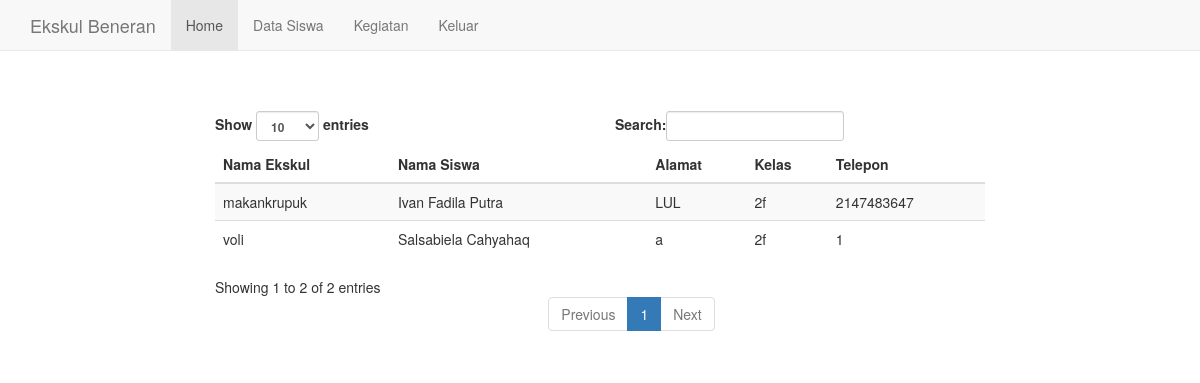
/index.php/admin/data_siswa, run on the app's committed database.
### tables this page shows
CREATE TABLE `tb_ekstra` (
  `id_ekskul` int(100) NOT NULL,
  `fk_siswa` int(100) NOT NULL,
  `nama_ekskul` varchar(100) NOT NULL
);

CREATE TABLE `tb_siswa` (
  `id` int(100) NOT NULL,
  `nis` int(100) NOT NULL,
  `password` varchar(100) NOT NULL,
  `fullname` varchar(100) NOT NULL,
  `email` varchar(100) NOT NULL,
  `address` text NOT NULL,
  `kelas` varchar(100) NOT NULL,
  `telp` int(100) NOT NULL
);

### application/controllers/Admin.php (called while the page is built, shortened)
<?php
class Admin extends CI_Controller
{
	public function __construct()
	{
		$this->load->model('Admin_model');
		$this->load->library('form_validation');
	}
	public function data_siswa(){
		$this->load->model('Ekstra_model');
		$data['anda'] = $this->Ekstra_model->siswa();
		$this->load->view('ekstra/adm_data_siswa',$data);
	}
}

### index.php (called while the page is built, shortened)
<?php
require_once BASEPATH.'core/CodeIgniter.php';

### application/models/Ekstra_model.php (called while the page is built, shortened)
<?php
class Ekstra_model extends CI_Model
{
	public function siswa(){
		$this->db->select('*');
		$this->db->from('tb_ekstra');
		$this->db->join('tb_siswa','tb_siswa.id = tb_ekstra.fk_siswa','left');
		$read = $this->db->get();
        return $read->result();
	}
}
?>

### application/views/ekstra/adm_data_siswa.php (the view)
<?php $this->load->view('ekstra/header-admin') ?>
<br>
<br>
<div class="container-fluid">
	<div class="row">
	<div class="col-md-2"></div>
		<div class="col-md-8">
			<table class="table table-striped table-hover" id="keren">
				<thead>
					<tr>
						<th>Nama Ekskul</th>
						<th>Nama Siswa</th>
						<th>Alamat</th>
						<th>Kelas</th>
						<th>Telepon</th>
					</tr>
				</thead>
				<tbody>
				<?php foreach($anda as $babon): ?>
					<tr>
						<td><?= $babon->nama_ekskul ?></td>
						<td><?= $babon->fullname ?></td>
						<td><?= $babon->address ?></td>
						<td><?= $babon->kelas ?></td>
						<td><?= $babon->telp ?></td>
					</tr>
					<?php endforeach;?>
				</tbody>
			</table>
		</div>
	</div>
</div>
<?php $this->load->view('ekstra/footer') ?>

### application/views/ekstra/header-admin.php (shortened to what this page needs)
<!DOCTYPE html>
<html lang="en">
<head>
    <link rel="stylesheet" href="<?php echo base_url('assets/clean/vendor/bootstrap/css/bootstrap.min.css') ?>">
</head>
<body>
<nav class="navbar navbar-default navbar-static-top" role="navigation">
	<div class="container">
		<a class="navbar-brand" href="#">Ekskul Beneran</a>
		<ul class="nav navbar-nav">
			<li class="active">
				<a href="<?= base_url('admin/dashboard') ?>">Home</a>
			</li>
			<li>
				<a href="<?= base_url('admin/data_siswa') ?>">Data Siswa</a>
			</li>
			<li>
				<a href="<?= base_url('admin/dashboard') ?>">Kegiatan</a>
			</li>
			<li>
				<a href="<?= base_url('login/logout') ?>">Keluar</a>
			</li>
		</ul>
	</div>
</nav>

### application/views/ekstra/footer.php (shortened to what this page needs)
</body>
</html>

### data on the page
tb_ekstra: nama_ekskul "voli", fk_siswa.fullname "Salsabiela Cahyahaq", fk_siswa.address "a", fk_siswa.kelas "2f", fk_siswa.telp "1"
tb_ekstra: nama_ekskul "makankrupuk", fk_siswa.fullname "Ivan Fadila Putra", fk_siswa.address "LUL", fk_siswa.kelas "2f", fk_siswa.telp "2147483647"
